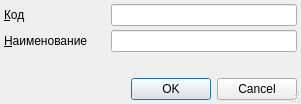
<?xml version="1.0" encoding="UTF-8"?>
<ui version="4.0">
 <class>RBExpenseServiceItem</class>
 <widget class="QDialog" name="RBExpenseServiceItem">
  <property name="geometry">
   <rect>
    <x>0</x>
    <y>0</y>
    <width>301</width>
    <height>104</height>
   </rect>
  </property>
  <property name="windowTitle">
   <string>ChangeMe!</string>
  </property>
  <property name="sizeGripEnabled">
   <bool>true</bool>
  </property>
  <layout class="QGridLayout">
   <property name="margin">
    <number>4</number>
   </property>
   <property name="spacing">
    <number>4</number>
   </property>
   <item row="3" column="0" colspan="2">
    <widget class="QDialogButtonBox" name="buttonBox">
     <property name="orientation">
      <enum>Qt::Horizontal</enum>
     </property>
     <property name="standardButtons">
      <set>QDialogButtonBox::Cancel|QDialogButtonBox::Ok</set>
     </property>
    </widget>
   </item>
   <item row="2" column="0">
    <spacer>
     <property name="orientation">
      <enum>Qt::Vertical</enum>
     </property>
     <property name="sizeHint" stdset="0">
      <size>
       <width>103</width>
       <height>16</height>
      </size>
     </property>
    </spacer>
   </item>
   <item row="0" column="1">
    <widget class="QLineEdit" name="edtCode"/>
   </item>
   <item row="1" column="1">
    <widget class="QLineEdit" name="edtName"/>
   </item>
   <item row="1" column="0">
    <widget class="QLabel" name="lblName">
     <property name="text">
      <string>&amp;Наименование</string>
     </property>
     <property name="buddy">
      <cstring>edtName</cstring>
     </property>
    </widget>
   </item>
   <item row="0" column="0">
    <widget class="QLabel" name="lblCode">
     <property name="text">
      <string>&amp;Код</string>
     </property>
     <property name="buddy">
      <cstring>edtCode</cstring>
     </property>
    </widget>
   </item>
  </layout>
 </widget>
 <tabstops>
  <tabstop>edtCode</tabstop>
  <tabstop>edtName</tabstop>
  <tabstop>buttonBox</tabstop>
 </tabstops>
 <resources/>
 <connections>
  <connection>
   <sender>buttonBox</sender>
   <signal>accepted()</signal>
   <receiver>RBExpenseServiceItem</receiver>
   <slot>accept()</slot>
   <hints>
    <hint type="sourcelabel">
     <x>162</x>
     <y>99</y>
    </hint>
    <hint type="destinationlabel">
     <x>117</x>
     <y>106</y>
    </hint>
   </hints>
  </connection>
  <connection>
   <sender>buttonBox</sender>
   <signal>rejected()</signal>
   <receiver>RBExpenseServiceItem</receiver>
   <slot>reject()</slot>
   <hints>
    <hint type="sourcelabel">
     <x>238</x>
     <y>99</y>
    </hint>
    <hint type="destinationlabel">
     <x>247</x>
     <y>107</y>
    </hint>
   </hints>
  </connection>
 </connections>
</ui>
